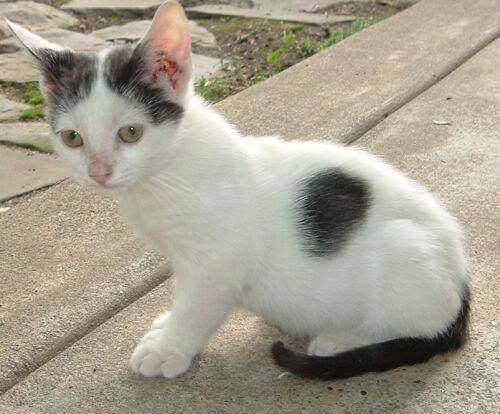
#> input picture material/cat.jpg, 500 x 414 px, found by its file name
$ python 'c_ROI区域.py'
#> lines starting #> are read from the running program, lines starting #| are printed output that depends on the picture
import cv2
import matplotlib.pyplot as plt
import numpy as np

cat = cv2.imread(r'F:\Deep Learning\Opencv_Study\material\cat.jpg')
#> cat is the input picture: shape (414, 500, 3); mean B, G, R 144.3, 159.9, 165.9

def cv_show(name,img):
    cv2.imshow(name,img)
    cv2.waitKey(0)
    cv2.destroyAllWindows()


b,g,r = cv2.split(cat)
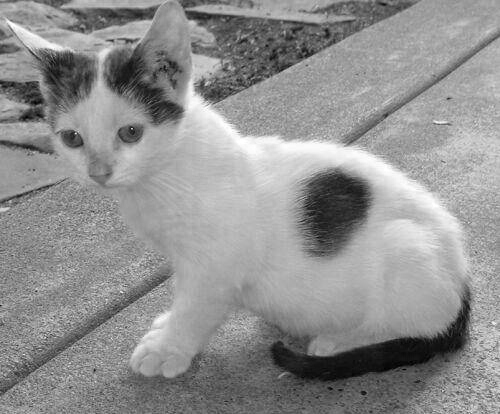
#> b: shape (414, 500); min 0, max 255, mean 144.3
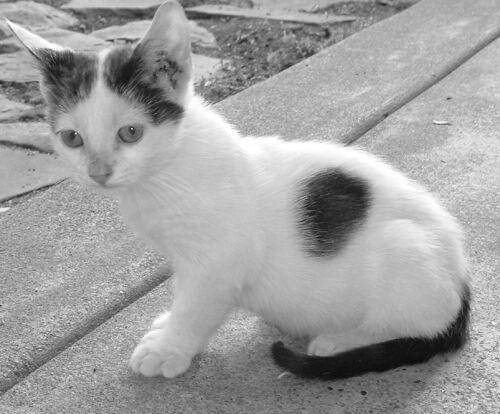
#> g: shape (414, 500); min 0, max 255, mean 159.9
img = cv2.merge((b,g,r))
cat1 = cat.copy()
cat1[:,:,0] = 165
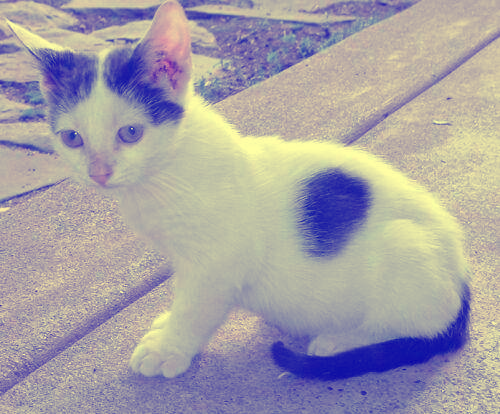
#> cat1: shape (414, 500, 3); mean B, G, R 165, 159.9, 165.9
cat1[:,:,1] = 155
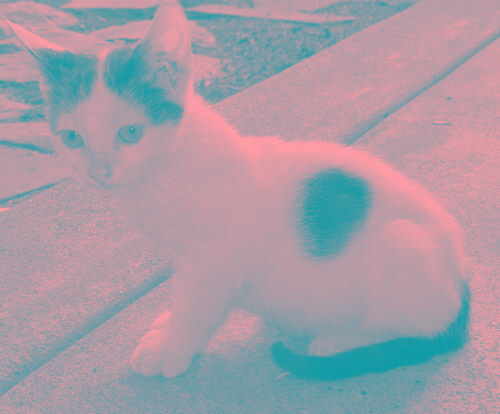
#> cat1: shape (414, 500, 3); mean B, G, R 165, 155, 165.9
cat1[:,:,2] = 145
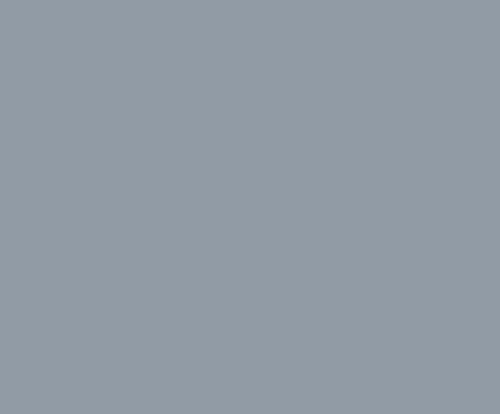
#> cat1: shape (414, 500, 3); mean B, G, R 165, 155, 145
cv_show('image',cat1)

$ run again, with material/clahe.jpg copied over material/cat.jpg
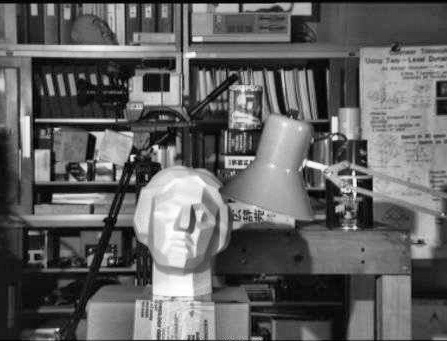
#> input picture material/clahe.jpg, 447 x 341 px, found by its file name
#> cat is the input picture: shape (341, 447, 3); min 0, max 255, mean 97.8
#> `cat1[:,:,0] = 165`:
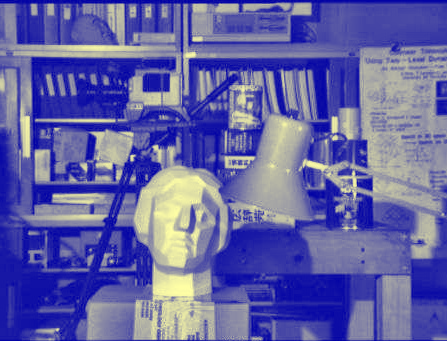
#> cat1: shape (341, 447, 3); mean B, G, R 165, 97.8, 97.8
#> `cat1[:,:,1] = 155`:
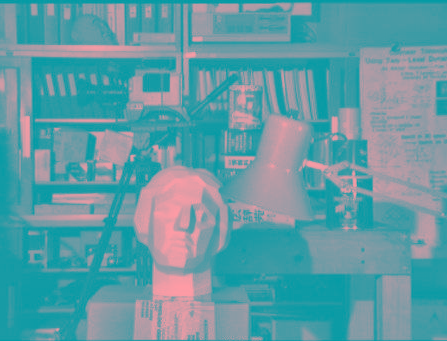
#> cat1: shape (341, 447, 3); mean B, G, R 165, 155, 97.8

$ run again, with material/class_task.jpg copied over material/cat.jpg
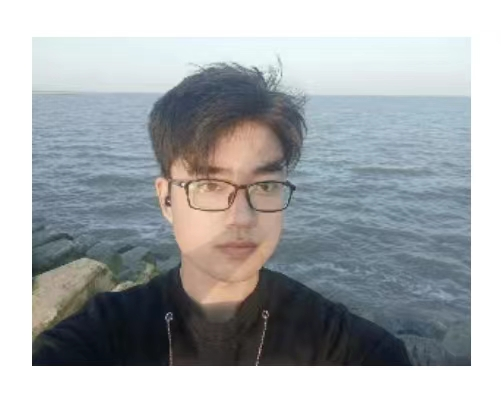
#> input picture material/class_task.jpg, 501 x 412 px, found by its file name
#> cat is the input picture: shape (412, 501, 3); mean B, G, R 174.9, 172.2, 168
#> `b,g,r = cv2.split(cat)`:
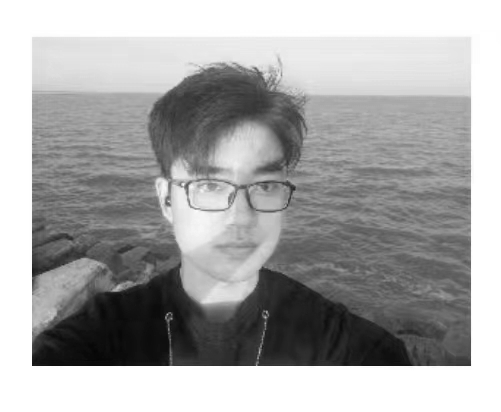
#> r: shape (412, 501); min 4, max 255, mean 168
#> `cat1[:,:,1] = 155`:
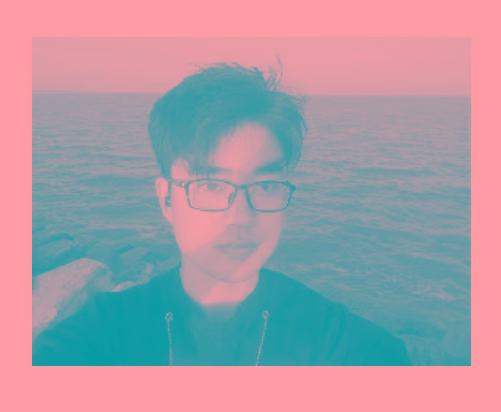
#> cat1: shape (412, 501, 3); mean B, G, R 165, 155, 168

$ run again, with material/dog.jpg copied over material/cat.jpg
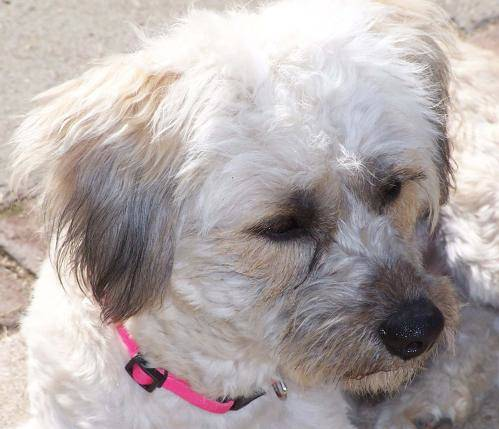
#> input picture material/dog.jpg, 499 x 429 px, found by its file name
#> cat is the input picture: shape (429, 499, 3); mean B, G, R 169.1, 169.9, 178.9
#> `cat1[:,:,0] = 165`:
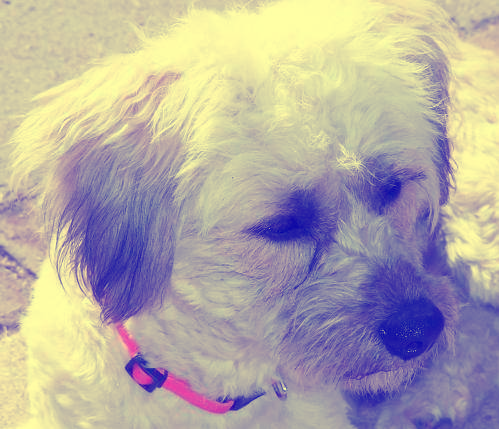
#> cat1: shape (429, 499, 3); mean B, G, R 165, 169.9, 178.9
#> `cat1[:,:,1] = 155`:
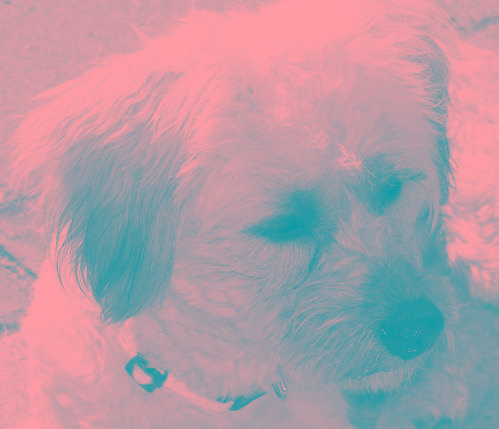
#> cat1: shape (429, 499, 3); mean B, G, R 165, 155, 178.9
